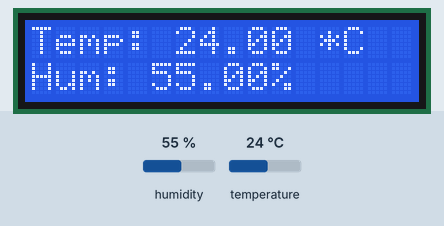
This sketch was run on a simulated Arduino Uno, built with avr-gcc and run on an emulated ATmega328P. On the bench: 16×2 character LCD. Inputs (shaded band) come from the test bench; at power-on: humidity 55 %, temperature 24 °C.

Above: at 1.2 s.
1.3 s: humidity set to 22 %
At 3.2 s:
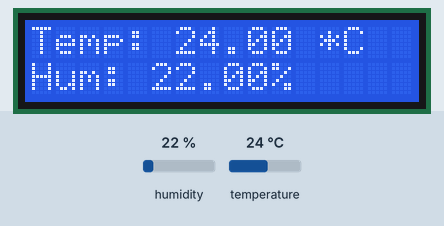
4.0 s: temperature set to 12 °C
At 5.0 s:
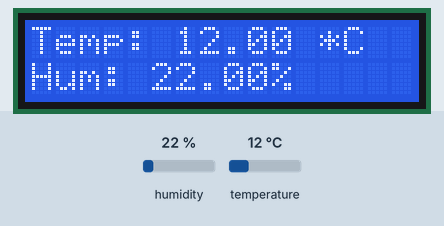
6.7 s: humidity set to 40 %
At 8.8 s:
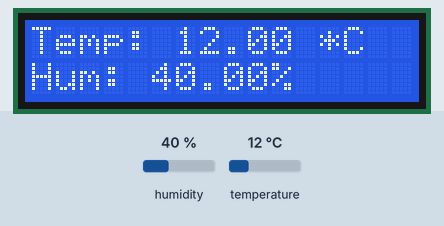
9.6 s: temperature set to 19 °C
At 10.6 s:
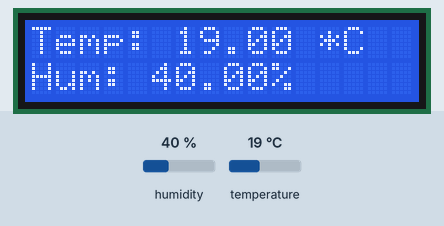
Timing chart, 0 to 12.6 s (numbered marks = the images above; inputs shaded):
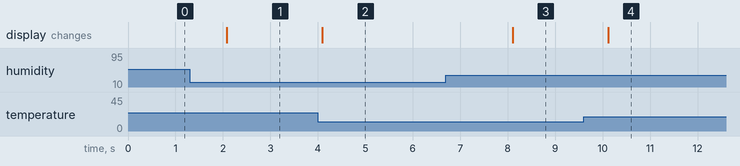

Measured:
- after the input at 1.3 s, the display: changes after 0.78 s (image 1)
- after the input at 4.0 s, the display: changes after 0.09 s (image 2)
- after the input at 6.7 s, the display: changes after 1.4 s (image 3)
- after the input at 9.6 s, the display: changes after 0.52 s (image 4)

The sketch:

GrowBox.ino
```cpp
#include <LiquidCrystal.h>  // Лобавляем необходимую библиотеку
#include "DHT.h"
LiquidCrystal lcd(13, 12, 14, 4, 5, 16); // (RS, E, DB4, DB5, DB6, DB7)
int Relay_1 = 15; //4 - бок
int Relay_2 = 2; //2 - низ
int Relay_3 = 0; //3 - верх
int DHTPIN = 3;
DHT dht(DHTPIN, DHT22);
int flag = 0;

void setup(){
  lcd.begin(16, 2);                  // Задаем размерность экрана

  lcd.setCursor(0, 0);              // Устанавливаем курсор в начало 1 строки
  lcd.print("On");       // Выводим текст
  //lcd.setCursor(0, 1);              // Устанавливаем курсор в начало 2 строки
  //lcd.print("zelectro.cc");         // Выводим текст
  dht.begin();
  onlyTop();
}

void loop(){
  //Считываем влажность
  float h = dht.readHumidity();
  // Считываем температуру
  float t = dht.readTemperature();
  // Проверка удачно прошло ли считывание.
  if (isnan(h) || isnan(t)) {
    lcd.setCursor(0, 0);
    lcd.print("NaN");
    return;
  }
  lcd.setCursor(0, 0);
  lcd.print("Temp: ");
  lcd.print(t);
  lcd.print(" *C");
  lcd.setCursor(0, 1);
  lcd.print("Hum: ");
  lcd.print(h);
  lcd.print("%");
  flag++;
  if(flag > 20)
    bottomTop();
  else
    onlyTop();
  delay(2000);
  if (flag > 40)
    flag = 0;
}

void allOn(){
  digitalWrite(Relay_1, LOW);
  digitalWrite(Relay_2, LOW);
  digitalWrite(Relay_3, LOW);
}

void allOff(){
  digitalWrite(Relay_1, HIGH);
  digitalWrite(Relay_2, HIGH);
  digitalWrite(Relay_3, HIGH);
}

void onlyTop(){
  digitalWrite(Relay_1, HIGH);
  digitalWrite(Relay_2, HIGH);
  digitalWrite(Relay_3, LOW);
}
void bottomTop(){
  digitalWrite(Relay_1, HIGH);
  digitalWrite(Relay_2, LOW);
  digitalWrite(Relay_3, LOW);
}
```
